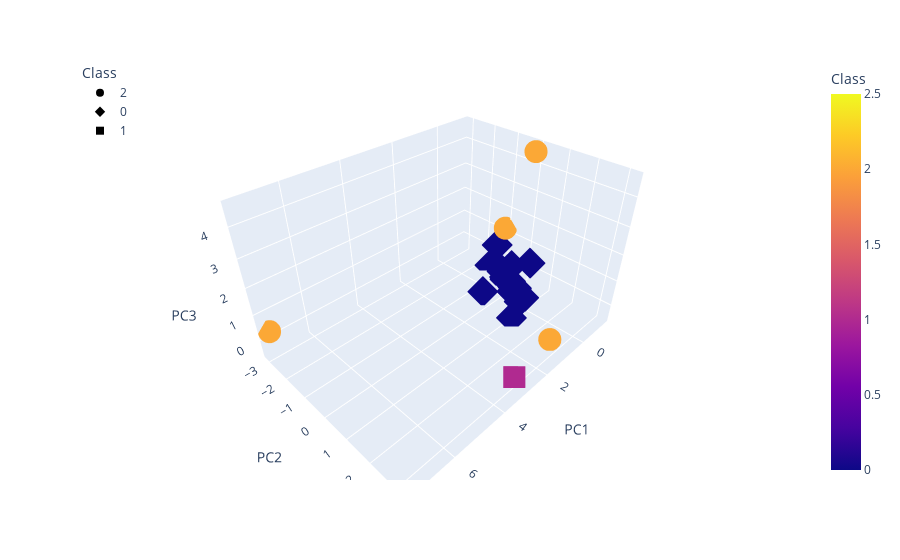

Here is the notebook cell this chart was saved with:
### Code cell
# Create a 3D-Scatter with the PCA data and the clusters
import plotly.express as px
fig = px.scatter_3d(
    clustered_df,
    x="PC1",
    y="PC2",
    z="PC3",
    hover_name='symbol',#need to add 
    hover_data=["sharpe_ratio"],
    color="Class",
    symbol="Class",
    width=800,
)
fig.update_layout(legend=dict(x=0, y=1))
fig.show()

### Figure 1 — Plotly figure (JSON) as saved in the notebook; plotly's stock layout.template omitted (floating-point values rounded to 4 significant figures)
{"data": [{"customdata": [[0.8499], [1.053], [0.2442], [1.65]], "hovertemplate": "<b>%{hovertext}</b><br><br>Class=%{marker.color}<br>PC1=%{x}<br>PC2=%{y}<br>PC3=%{z}<br>sharpe_ratio=%{customdata[0]}<extra></extra>", "hovertext": ["BTC/USD", "DOGE/USD", "DAI/USD", "SC/USD"], "legendgroup": "2", "marker": {"color": [2, 2, 2, 2], "coloraxis": "coloraxis", "symbol": "circle"}, "mode": "markers", "name": "2", "scene": "scene", "showlegend": true, "type": "scatter3d", "x": [7.361, -0.9202, 0.9311, -1.218], "y": [-3.106, 0.1317, 2.694, -1.034], "z": [0.3269, 4.604, -0.4153, 1.238]}, {"customdata": [[1.351], [0.4565], [0.7003], [2.292], [2.475], [0.5329], [0.4765], [1.521], [1.491], [1.084], [0.4184], [0.9619], [1.145], [1.538], [0.9092], [1.096], [1.931], [1.428], [1.58], [1.513], [0.884], [1.137], [1.079], [1.809]], "hovertemplate": "<b>%{hovertext}</b><br><br>Class=%{marker.color}<br>PC1=%{x}<br>PC2=%{y}<br>PC3=%{z}<br>sharpe_ratio=%{customdata[0]}<extra></extra>", "hovertext": ["ETH/USD", "XRP/USD", "BCH/USD", "ADA/USD", "LINK/USD", "LTC/USD", "EOS/USD", "XTZ/USD", "XLM/USD", "XMR/USD", "ATOM/USD", "ETC/USD", "DASH/USD", "ZEC/USD", "BAT/USD", "QTUM/USD", "ICX/USD", "REP/USD", "OMG/USD", "LSK/USD", "WAVES/USD", "NANO/USD", "PAXG/USD", "GNO/USD"], "legendgroup": "0", "marker": {"color": [0, 0, 0, 0, 0, 0, 0, 0, 0, 0, 0, 0, 0, 0, 0, 0, 0, 0, 0, 0, 0, 0, 0, 0], "coloraxis": "coloraxis", "symbol": "diamond"}, "mode": "markers", "name": "0", "scene": "scene", "showlegend": true, "type": "scatter3d", "x": [0.6617, 0.2099, -0.07899, -1.064, -1.02, 0.1952, 0.07894, -0.6804, -0.546, -0.2669, -0.08535, -0.37, -0.6593, -0.6526, -0.3477, -0.3928, -1.134, -0.9106, -0.9188, -0.8688, -0.3653, -0.5997, 0.9096, -0.6917], "y": [-0.3766, 1.147, 0.3421, -1.228, -1.479, 0.8833, 0.8831, -0.4784, -0.1053, 0.3442, 0.8676, 0.1742, -0.3452, -0.4199, 0.333, 0.1597, -1.233, -0.7498, -0.792, -0.6779, 0.3211, -0.1307, 1.133, -0.4564], "z": [-0.3095, 1.438, -0.3165, 0.4929, -0.5365, -0.3136, -0.2763, -0.4097, 0.3534, -0.4132, -0.307, -0.3651, -0.3712, -0.4481, -0.3178, -0.3958, -0.4492, -0.4022, -0.4254, -0.4217, -0.3675, -0.3847, -0.4676, -0.5065]}, {"customdata": [[0.1385]], "hovertemplate": "<b>%{hovertext}</b><br><br>Class=%{marker.color}<br>PC1=%{x}<br>PC2=%{y}<br>PC3=%{z}<br>sharpe_ratio=%{customdata[0]}<extra></extra>", "hovertext": ["USDT/USD"], "legendgroup": "1", "marker": {"color": [1], "coloraxis": "coloraxis", "symbol": "square"}, "mode": "markers", "name": "1", "scene": "scene", "showlegend": true, "type": "scatter3d", "x": [3.444], "y": [3.198], "z": [0.1677]}], "layout": {"autosize": true, "coloraxis": {"colorbar": {"title": {"text": "Class"}}, "colorscale": [[0, "#0d0887"], [0.1111, "#46039f"], [0.2222, "#7201a8"], [0.3333, "#9c179e"], [0.4444, "#bd3786"], [0.5556, "#d8576b"], [0.6667, "#ed7953"], [0.7778, "#fb9f3a"], [0.8889, "#fdca26"], [1, "#f0f921"]]}, "legend": {"title": {"text": "Class"}, "tracegroupgap": 0, "x": 0, "y": 1}, "margin": {"t": 60}, "scene": {"aspectmode": "auto", "aspectratio": {"x": 1.315, "y": 0.9658, "z": 0.7876}, "domain": {"x": [0, 1], "y": [0, 1]}, "xaxis": {"title": {"text": "PC1"}, "type": "linear"}, "yaxis": {"title": {"text": "PC2"}, "type": "linear"}, "zaxis": {"title": {"text": "PC3"}, "type": "linear"}}}}
